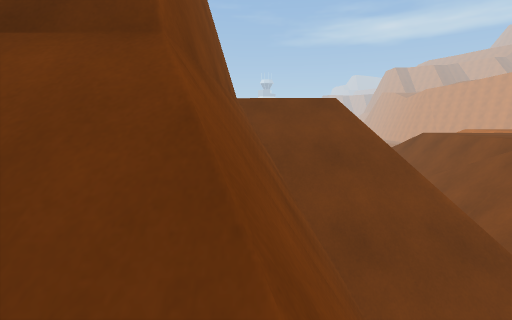
view 1 (above)

16 first-person views from a walk through a scene from a Unity 3-D project. The camera is 1.2 m above the floor, tilts 8° down and sees 85° across. The floor is counted in squares, 1 m on a side. Each view is taken from the middle of a square. On the plan, view 1 faces up. The plan holds only what a view shows up to about 13 squares ahead; the rest is blank. The place goes on beyond the plan. The player character is not drawn.

view 2
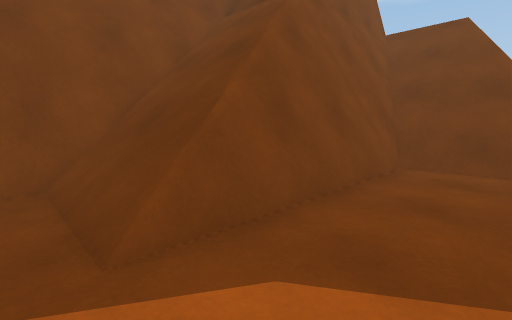

view 3
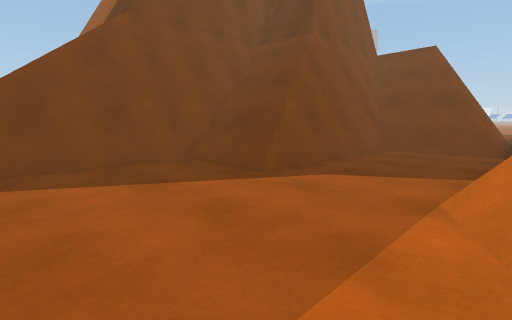

view 4
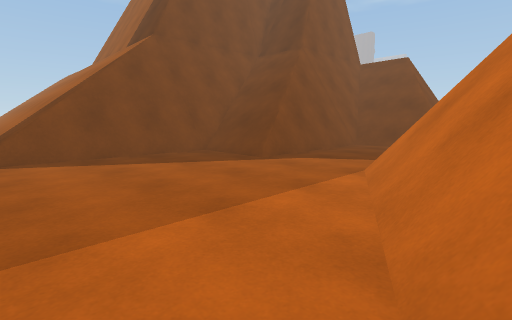

view 5
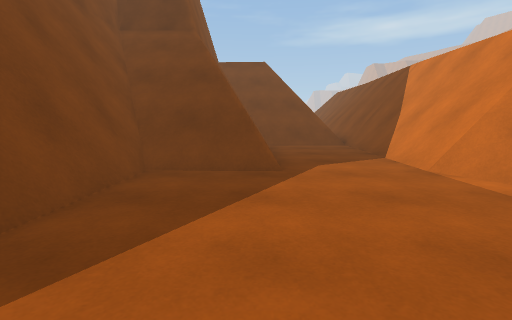

view 6
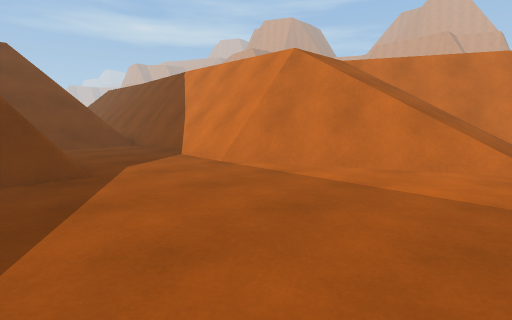

view 7
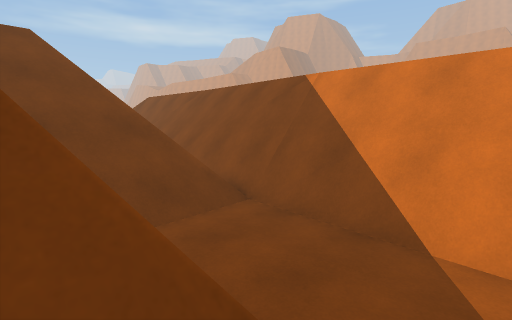

view 8
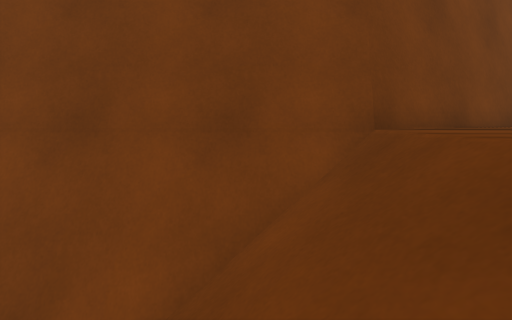

view 9
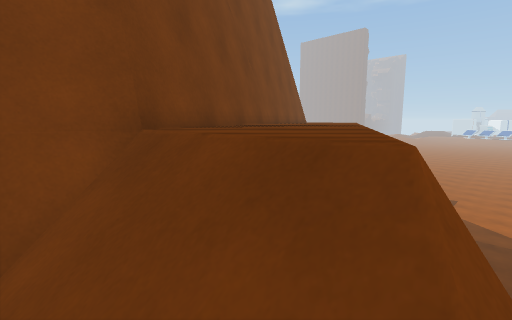

view 10
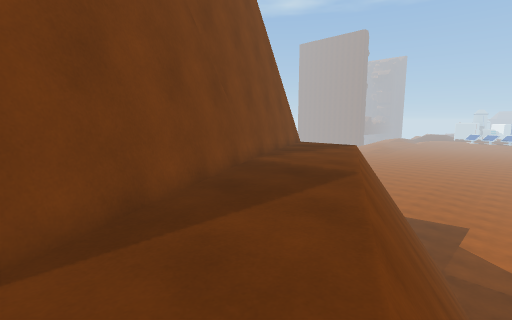

view 11
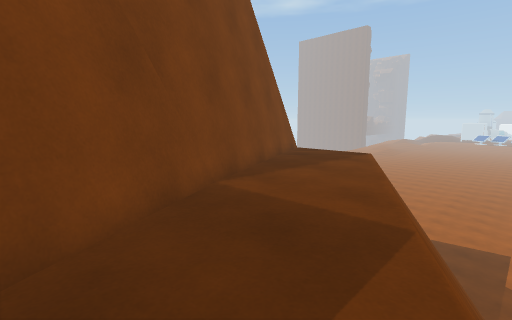

view 12
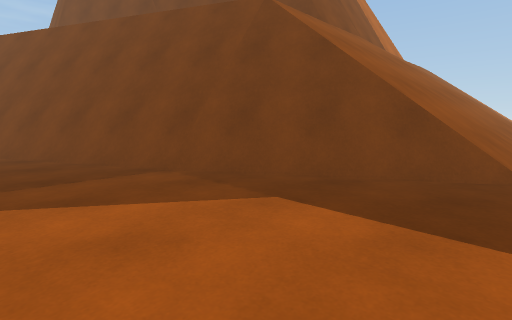

view 13
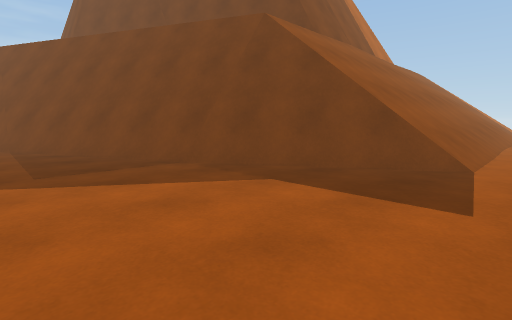

view 14
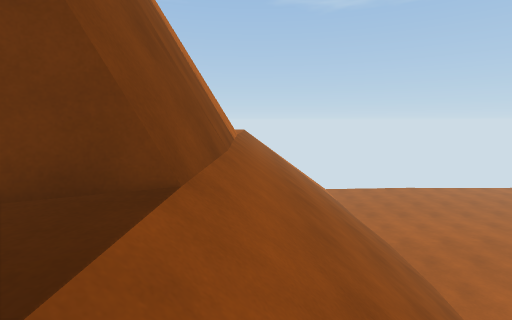

view 15
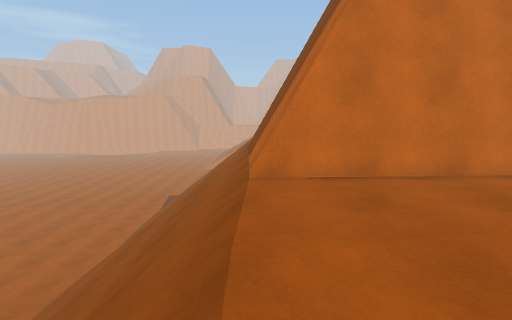

view 16
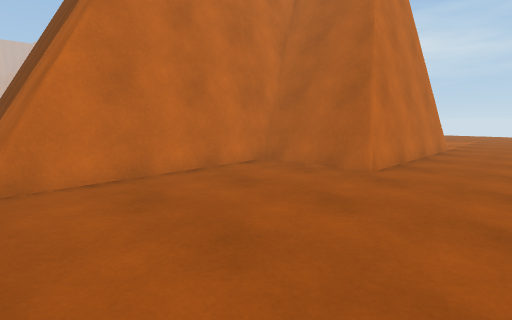

### Floor plan
Key: @ floor where view 1 was taken; # wall or solid block; . main floor; : floor 0.25 m higher than the main floor; + floor 5.25 m higher than the main floor; * floor 5.5 m higher than the main floor; / step, stairs or slope; = window, fence, low wall or low ledge; v drop or lower ground.
Columns run from 24 left of view 1 to 10 right of it. Each row starts with its distance up from view 1.
 31        :::::.    ::.::::::. .
 30        //////////////..:::..
 29        /////////////#...::...
 28       //////////////v=.......
 27      ///////////////v#.......
 26     ////////////////v##......
 25    /////////////////vv#=.....
 24   //////////////////vv##.....
 23 * ****=##########***+v##=....
 22  *****###      ###***vv##....
 21 ******##         #***+v##=...
 20 ******#          ##***vv##...
 19 ******#           #***+v##=.
 18 ******#           ##***vv##.
 17 ******#            #***vv##=
 16 ***####            ##***vv##
 15 ***##               #***vv##
 14 ***#                ##***vv#
 13 ***#                 #***vv      v
 12 ***#                 ##***v     #v
 11  **#                  #***v     #v
 10  **#                  ##***v   ##v
  9  **#                   #///v   #vv
  8  **                    #=///v =#vv
  7  **                    ##////vvvvv
  6                        ##=///vvvvv
  5                        ###////vvvv
  4                        ###=///vvvv
  3                     ####v##////##v
  2                     #///v##....##v
  1                     #////v#....##v
  0                     #=//@v#....##v
 -1                     ##////#....##v
 -2                     ##=///=....##v
 -3                    ####///=....##v
 -4                 ####v #=///....##v
 -5                     vv##.......##v/
 -6                    //v##.......=#v/
 -7                   ////##........#v/
 -8                  /////v=........=#/
 -9                  //////=.........=/
-10                  //////v.........=/
-11                        /........../

Positions as (right, up) in squares from view 1, and headings:
1: (0, 0), facing up
2: (5, -5), facing up-left
3: (7, -9), facing up-left
4: (9, -11), facing up-left
5: (2, -11), facing up
6: (1, -11), facing up-right
7: (1, -3), facing up-right
8: (3, 8), facing left
9: (3, 8), facing up-left
10: (2, 10), facing up-left
11: (0, 13), facing up-left
12: (3, 30), facing down-left
13: (4, 31), facing down-left
14: (-5, 24), facing left
15: (-24, 23), facing right
16: (-24, 23), facing down-right
